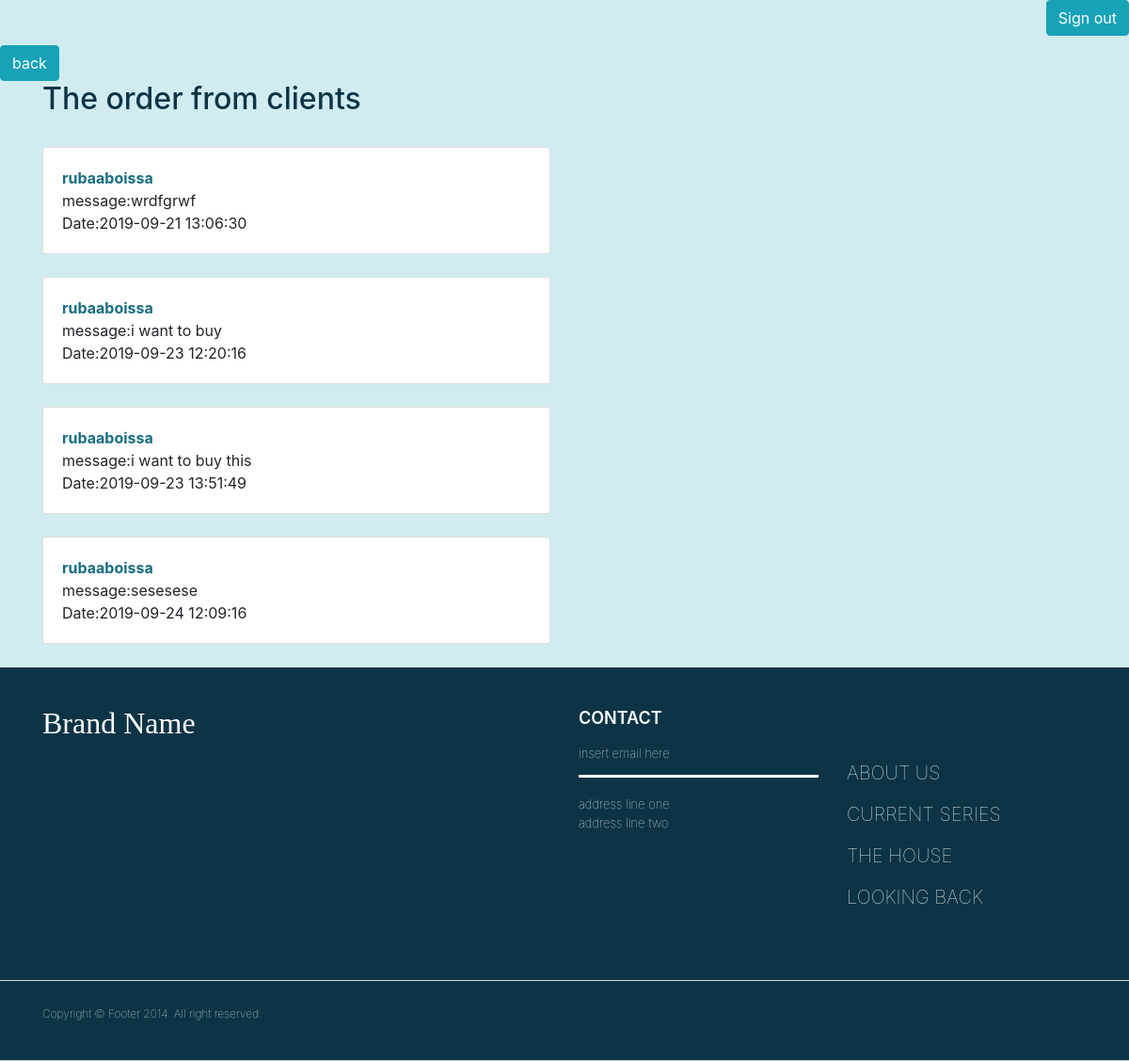
/orders.php, run on the app's committed database.
### tables this page shows
CREATE TABLE `buy` (
  `buy_id` int(11) NOT NULL,
  `fk_user_from` int(11) NOT NULL,
  `buy_message` varchar(300) NOT NULL,
  `buy_date` timestamp NULL DEFAULT current_timestamp(),
  `product_id` int(11) DEFAULT NULL
);

CREATE TABLE `users` (
  `user_id` int(12) NOT NULL,
  `fullname` varchar(200) NOT NULL,
  `date_of_birth` date NOT NULL,
  `email` varchar(200) NOT NULL,
  `password` varchar(200) NOT NULL,
  `telefon` varchar(200) NOT NULL,
  `address` varchar(200) NOT NULL,
  `gender` enum('f','m') NOT NULL,
  `status` enum('Married','single') NOT NULL,
  `children` varchar(200) NOT NULL,
  `nationality` varchar(200) NOT NULL,
  `education` varchar(200) NOT NULL,
  `date_of_start` timestamp NOT NULL DEFAULT current_timestamp() ON UPDATE current_timestamp(),
  `role` varchar(200) NOT NULL
);

### orders.php (the view, shortened to what this page needs)
<?php
require 'db.php';
?>
<!DOCTYPE html>
<html lang="en">
<head>
<?php include 'header.php';?>
</head>
<body class="body">
<?php require 'nav.php'; ?>
<a href="managerpage.php"><button type='button' class='btn btn-info'>back</button></a>
<div class="container">
 <h2 style="color: #0d3446" >The order from clients</h2><br>
  <?php
    $sql = "SELECT * FROM buy
    JOIN users ON fk_user_from=user_id";
    $result =mysqli_query($conn,$sql);
    if($result->num_rows> 0) {
        while($row = $result->fetch_assoc()) {?>
<div class="row">
    <div class="col-sm-6">
        <div class="card">
            <div class="card-body">
                <strong style="color:#176d81"><?php echo $row['fullname'];?></strong><br>
                <span>message:</span><?php echo $row['buy_message'];?><br>
                <span>Date:</span><?php echo $row['buy_date'];?><br>
 </div>
        </div>
                <br>
    </div>
</div>
<?php
}
}
    ?>
</div>
<?php require 'footer.php'; ?>
</body>
</html>

### orders.php (style rules this page uses)
.body { background-color: #d0ecf0 }

### data on the page
buy: fk_user_from.fullname "rubaaboissa", buy_message "wrdfgrwf", buy_date "2019-09-21 13:06:30"
buy: fk_user_from.fullname "rubaaboissa", buy_message "i want to buy", buy_date "2019-09-23 12:20:16"
buy: fk_user_from.fullname "rubaaboissa", buy_message "i want to buy this", buy_date "2019-09-23 13:51:49"
buy: fk_user_from.fullname "rubaaboissa", buy_message "sesesese", buy_date "2019-09-24 12:09:16"
